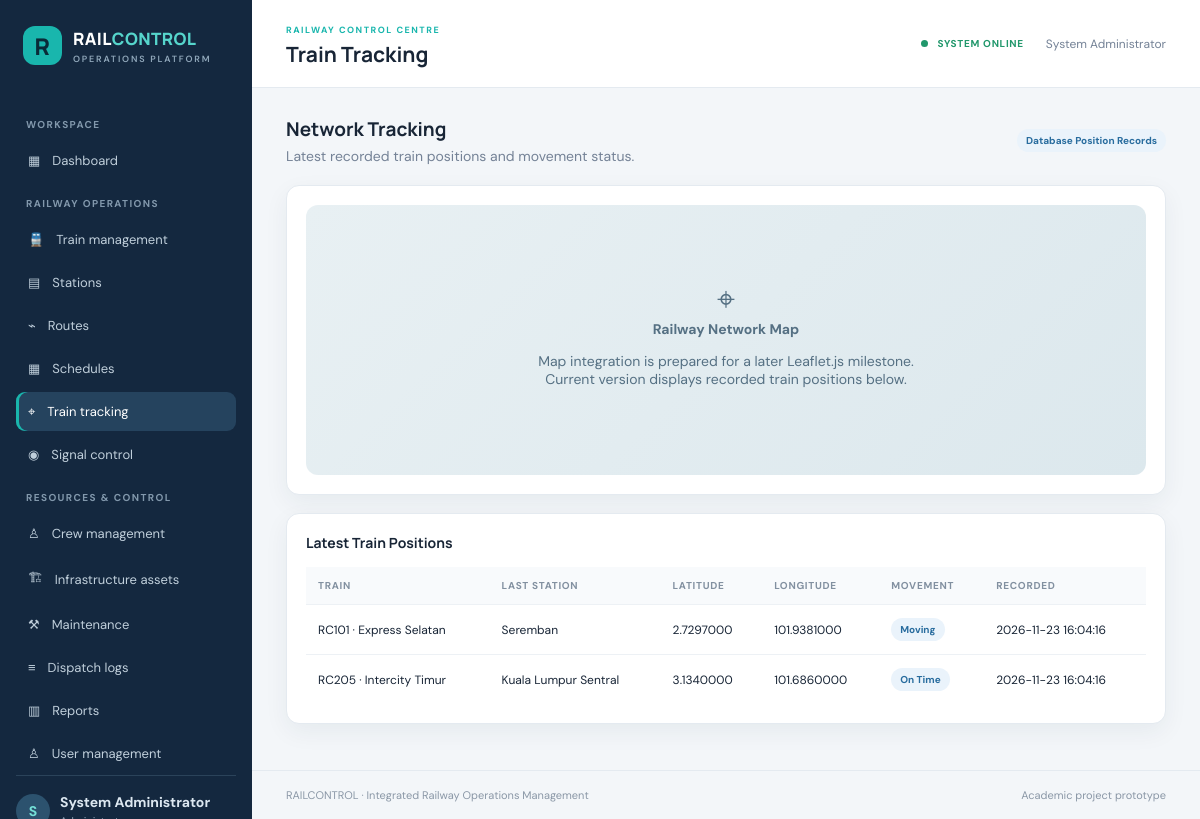
/tracking/index.php (signed in), run on the app's committed database.
### tables this page shows
CREATE TABLE train_positions (
  id INT AUTO_INCREMENT PRIMARY KEY,
  train_id INT NOT NULL,
  station_id INT NULL,
  latitude DECIMAL(10,7) NULL,
  longitude DECIMAL(10,7) NULL,
  recorded_at DATETIME NOT NULL DEFAULT CURRENT_TIMESTAMP,
  movement_status ENUM('On Time','Delayed','Stopped','Moving') NOT NULL DEFAULT 'On Time',
  FOREIGN KEY (train_id) REFERENCES trains(id),
  FOREIGN KEY (station_id) REFERENCES stations(id)
);

CREATE TABLE trains (
  id INT AUTO_INCREMENT PRIMARY KEY,
  train_code VARCHAR(20) NOT NULL UNIQUE,
  train_name VARCHAR(100) NOT NULL,
  train_type ENUM('Passenger','Freight','Maintenance') NOT NULL DEFAULT 'Passenger',
  capacity INT NOT NULL DEFAULT 0,
  status ENUM('Available','In Service','Under Maintenance','Out of Service') NOT NULL DEFAULT 'Available',
  created_at TIMESTAMP DEFAULT CURRENT_TIMESTAMP
);

CREATE TABLE stations (
  id INT AUTO_INCREMENT PRIMARY KEY,
  station_code VARCHAR(12) NOT NULL UNIQUE,
  station_name VARCHAR(120) NOT NULL,
  city VARCHAR(80) NOT NULL,
  platform_count INT NOT NULL DEFAULT 1,
  status ENUM('Active','Maintenance','Closed') NOT NULL DEFAULT 'Active'
);

### config/app.php (called while the page is built, shortened)
<?php
function e($value): string
{
    return htmlspecialchars(
        (string) $value,
        ENT_QUOTES,
        'UTF-8'
    );
}

### tracking/index.php (the view, shortened to what this page needs)
<?php
require_once __DIR__ . '/../config/app.php';
$rows = $pdo->query("
    SELECT
        p.*,
        t.train_code,
        t.train_name,
        s.station_name
    FROM train_positions p
    JOIN trains t
        ON p.train_id = t.id
    LEFT JOIN stations s
        ON p.station_id = s.id
    ORDER BY p.recorded_at DESC
")->fetchAll();
require __DIR__ . '/../includes/header.php';
?>
<div class="page-intro">
    <div>
        <h2>
            Network Tracking
        </h2>
        <p>
            Latest recorded train positions and movement status.
        </p>
    </div>
    <span class="badge badge-blue">
        Database Position Records
    </span>
</div>
<div class="card">
    <div class="map-placeholder">
        <div>
            <div style="font-size: 32px;">
                ⌖
            </div>
            <b>
                Railway Network Map
            </b>
            <p>
                Map integration is prepared for a later Leaflet.js milestone.
                <br>
                Current version displays recorded train positions below.
            </p>
        </div>
    </div>
</div>
<section class="card">
    <h3 class="section-title">
        Latest Train Positions
    </h3>
    <div class="table-wrap">
        <table>
            <tr>
                <th>Train</th>
                <th>Last Station</th>
                <th>Latitude</th>
                <th>Longitude</th>
                <th>Movement</th>
                <th>Recorded</th>
            </tr>
            <?php foreach ($rows as $r): ?>
                <tr>
                    <td>
                        <?= e($r['train_code'] . ' · ' . $r['train_name']) ?>
                    </td>
                    <td>
                        <?= e($r['station_name'] ?? 'Not specified') ?>
                    </td>
                    <td>
                        <?= e($r['latitude'] ?? '—') ?>
                    </td>
                    <td>
                        <?= e($r['longitude'] ?? '—') ?>
                    </td>
                    <td>
                        <span class="badge badge-blue">
                            <?= e($r['movement_status']) ?>
                        </span>
                    </td>
                    <td>
                        <?= e($r['recorded_at']) ?>
                    </td>
                </tr>
            <?php endforeach; ?>
        </table>
    </div>
</section>
<?php
require __DIR__ . '/../includes/footer.php';
?>

### assets/css/style.css (style rules this page uses)
:root { --navy:#14283f;--navy2:#1d3854;--teal:#19b6ad;--bg:#f3f6f9;--white:#fff;--ink:#182536;--muted:#748296;--line:#e4eaf0;--red:#d9534f;--amber:#e5a32c;--green:#21976b;--shadow:0 8px 24px rgba(24,45,70,.06) }
* { box-sizing:border-box }
body { margin:0;background:var(--bg);color:var(--ink);font:14px 'DM Sans',sans-serif }
.page-intro { display:flex;justify-content:space-between;align-items:center;margin-bottom:20px }
.page-intro p { color:var(--muted);margin:5px 0 0 }
.page-intro h2 { font:700 19px Manrope;margin:0 }
.card { background:#fff;border:1px solid var(--line);border-radius:13px;padding:19px;box-shadow:var(--shadow);margin-bottom:18px }
.table-wrap { overflow-x:auto }
table { border-collapse:collapse;width:100%;min-width:650px }
th { text-align:left;font-size:10px;letter-spacing:.7px;text-transform:uppercase;color:#8290a0;background:#f8fafc;padding:12px }
td { padding:13px 12px;border-top:1px solid #edf1f5;font-size:12px }
.badge { display:inline-block;border-radius:20px;padding:5px 9px;font-size:10px;font-weight:700;background:#edf2f6;color:#526174 }
.badge-blue { background:#eaf3fb;color:#286c9e }
.section-title { font:700 14px Manrope;margin:0 0 15px }
.map-placeholder { min-height:270px;background:linear-gradient(135deg,#e8f0f3,#dce8ed);border-radius:12px;display:grid;place-items:center;color:#557083;text-align:center;padding:25px }

### data on the page
train_positions: train.train_name "RC101 · Express Selatan", station.station_name "Seremban", latitude "2.7297000", longitude "101.9381000", movement_status "Moving", recorded_at "2026-11-23 16:04:16"
train_positions: train.train_name "RC205 · Intercity Timur", station.station_name "Kuala Lumpur Sentral", latitude "3.1340000", longitude "101.6860000", movement_status "On Time", recorded_at "2026-11-23 16:04:16"

### other printed values
substr(current_user()['full_name'] ?? 'U', 0, 1) "S"
current_user()['full_name'] "System Administrator"
$pageTitle "Train Tracking"
